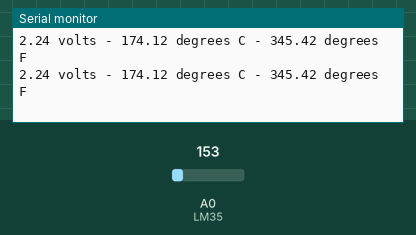
Bench run of a sketch on a simulated Arduino Uno, built with avr-gcc and run on an emulated ATmega328P. On the bench: the last lines printed to the serial monitor. Inputs (shaded band) come from the test bench; at power-on: A0 (LM35) = 153.

Above: at 1.3 s.
1.4 s: A0 (LM35) set to 165
At 1.9 s:
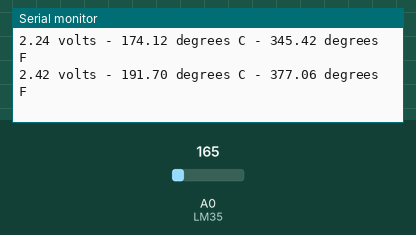
2.9 s: A0 (LM35) set to 175
At 3.4 s:
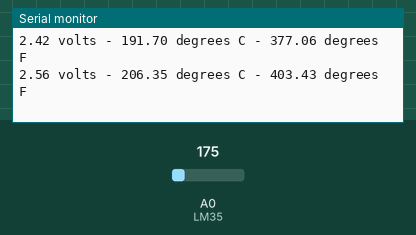
Timing chart, 0 to 5.9 s (numbered marks = the images above; inputs shaded):
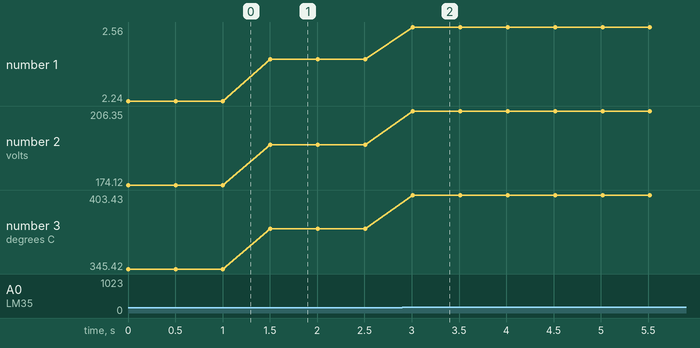

The sketch:

Arduino.ino
```cpp
// sets up the temp sensor to pin A0 on the arduino
#define LM35 A0

void setup() {
    Serial.begin(9600);

}
// Reads in temp sensor to calculate voltage which is
// used to calc the temp in celcius and fahrenheit
void loop()
{
    int reading = analogRead(LM35);
    float voltage = reading * 5.0;
    voltage /= 1024.0/3;
    float temperatureC = (voltage - 0.5) * 100;
    float temperatureF = (temperatureC * 9.0 / 5.0) + 32.0;
// Prints all numbers of voltage and temperatures
    Serial.print(voltage); Serial.print(" volts - ");
    Serial.print(temperatureC); Serial.print(" degrees C - ");
    Serial.print(temperatureF); Serial.println(" degrees F");
//  Gives small delay before prints
    delay(500);
}
```

Measured:
- after the input at 1.4 s, the serial monitor: prints a new line after 0.11 s (image 1)
- after the input at 2.9 s, the serial monitor: prints a new line after 0.11 s (image 2)
- plotted number 1: 2.24 → 2.42 after the input at 1.4 s, 2.42 → 2.56 after the input at 2.9 s
- plotted number 2: 174.12 → 191.7 after the input at 1.4 s, 191.7 → 206.35 after the input at 2.9 s
- plotted number 3: 345.42 → 377.06 after the input at 1.4 s, 377.06 → 403.43 after the input at 2.9 s
